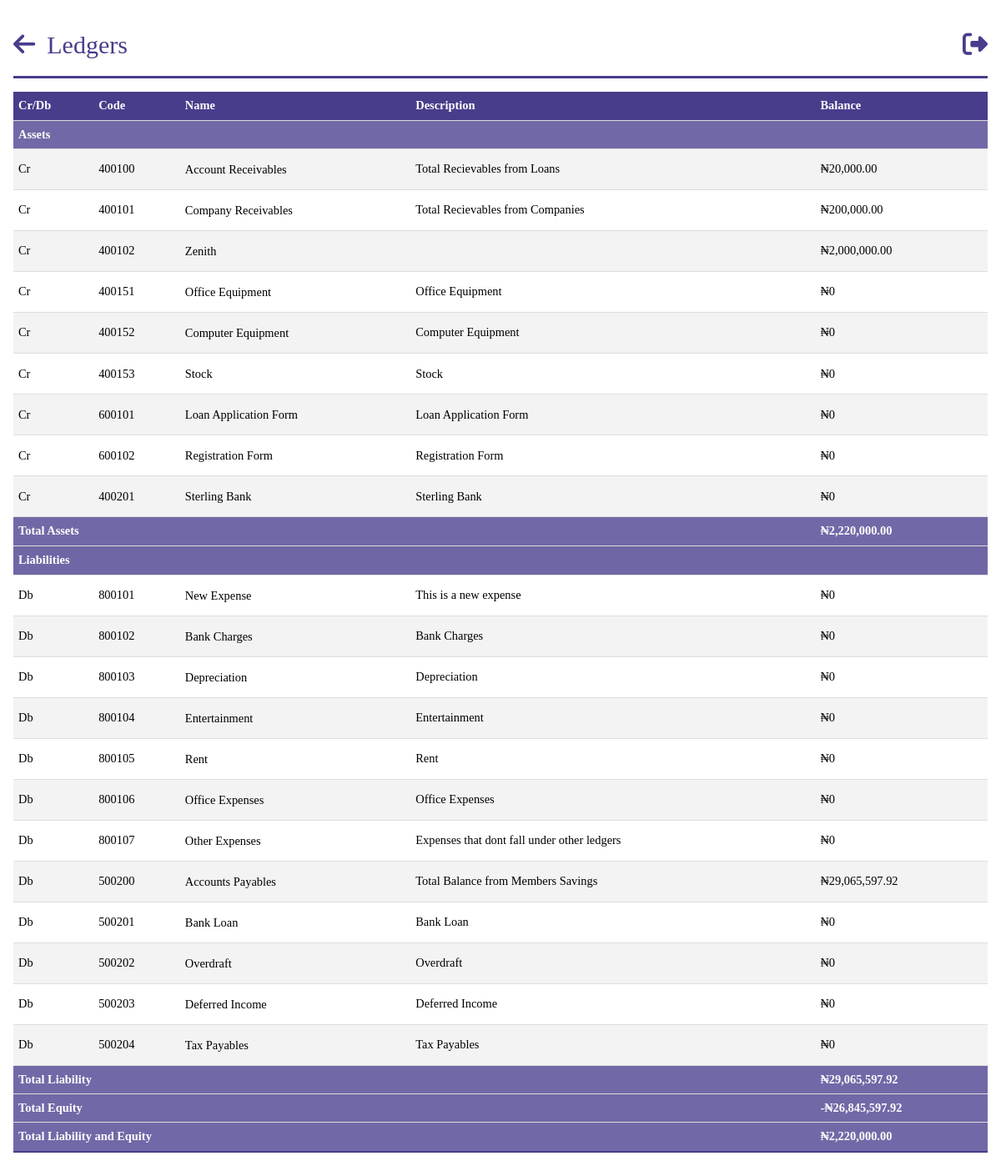
Screenshot of /ledger_report (signed in) with the database file from the repository.
### models.py (models this page shows, shortened)
class Bank(db.Model):
    __tablename__ = 'banks'
    id = db.Column(db.Integer, primary_key=True)
    name = db.Column(db.String, nullable=False,unique=True)
    balance_bfd = db.Column(db.Float, default=0.0)
    new_balance = db.Column(db.Float, default=0.0)
    payments = db.relationship('BankPayment', backref='bank')

class Asset(db.Model):
    __tablename__ = 'assets'
    id = db.Column(db.Integer, primary_key=True)
    name = db.Column(db.String)
    balance_bfd = db.Column(db.Float, default=0.0)
    description = db.Column(db.String, nullable=True)
    balance = db.Column(db.Float,default=0.0)
    payments = db.relationship('AssetPayment', backref='asset')

class Income(db.Model):
    __tablename__ = 'incomes'
    id = db.Column(db.Integer, primary_key=True)
    name = db.Column(db.String)
    description = db.Column(db.String, nullable=True)
    balance_bfd = db.Column(db.Float, default=0.0)
    balance = db.Column(db.Float,default=0.0)
    payments = db.relationship('IncomePayment', backref='income')

class Investment(db.Model):
    __tablename__ = 'investments'
    id = db.Column(db.Integer, primary_key=True)
    name = db.Column(db.String)
    description = db.Column(db.String, nullable=True)
    balance = balance = db.Column(db.Float,default=0.0)
    balance_bfd = db.Column(db.Float, default=0.0)
    payments = db.relationship('InvestmentPayment', backref='investment')

class Expense(db.Model):
    __tablename__ = 'expenses'
    id = db.Column(db.Integer, primary_key=True)
    name = db.Column(db.String)
    description = db.Column(db.String, nullable=True)
    balance_bfd = db.Column(db.Float, default=0.0)
    balance = balance = db.Column(db.Float,default=0.0)
    payments = db.relationship('ExpensePayment', backref='expense')

class Liability(db.Model):
    __tablename__ = 'liabilities'
    id = db.Column(db.Integer, primary_key=True)
    name = db.Column(db.String)
    description = db.Column(db.String, nullable=True)
    balance = balance = db.Column(db.Float,default=0.0)
    balance_bfd = db.Column(db.Float, default=0.0)
    payments = db.relationship('LiabilityPayment', backref='liability')

### app.py (the view)
@app.route('/ledger_report')
@login_required
@role_required(['Admin','Secretary','Sub-Admin'])
def ledger_report():
    companies = Company.query.all()
    banks = Bank.query.all()
    persons = Person.query.all()
    assets = Asset.query.all()
    liabilities = Liability.query.all()
    incomes = Income.query.all()
    expenses = Expense.query.all()
    investments = Investment.query.all()
    total_company_receivable =sum(company.amount_accumulated for company in companies)
    total_cash_and_equivalents = total_company_receivable + sum(bank.new_balance for bank in banks)
    total_accounts_receivable = sum(person.loan_balance for person in persons)
    total_investments= sum(investment.balance for investment in investments if investment.balance)
    total_incomes = sum(income.balance for income in incomes if income.balance)
    total_expenses = sum(expense.balance for expense in expenses if expense.balance )
    total_assets = total_cash_and_equivalents + total_accounts_receivable + sum(asset.balance for asset in assets if asset.balance) + total_incomes + total_investments
    total_accounts_payable = sum(person.total_balance for person in persons)
    total_liabilities = total_accounts_payable + sum(liability.balance for liability in liabilities if liability.balance) + total_expenses
    total_equity = total_assets - total_liabilities
    total_liabilities_and_equity = total_liabilities + total_equity
    return render_template('query/ledger_report.html', assets=assets, total_expenses=total_expenses, expenses = expenses,incomes=incomes,
                           banks=banks, total_cash_and_equivalents=total_cash_and_equivalents,company =total_company_receivable,
                           total_accounts_receivable=total_accounts_receivable, total_incomes=total_incomes,
                           total_assets=total_assets, investments=investments,liabilities=liabilities,
                           total_accounts_payable=total_accounts_payable, total_liabilities=total_liabilities,
                           total_equity=total_equity, total_liabilities_and_equity=total_liabilities_and_equity)

### app.py (called while the page is built)
@login_manager.user_loader
def load_user(person_id):
    return Person.query.get(person_id)

def role_required(roles_required):
    def decorator(view_func):
        @wraps(view_func)
        def wrapper(*args, **kwargs):
            if not current_user.is_authenticated:
                flash("You must be logged in to access this page.", "danger")
                return redirect(url_for("login"))
            user_role = current_user.role
            if user_role.name not in roles_required:
                flash("You don't have the required role to access this page.", "danger")
                return redirect(url_for("dashboard"))  # Change this to your desired redirect
            return view_func(*args, **kwargs)
        return wrapper
    return decorator

@app.template_filter('currency')
@login_required
def currency(value):
    modified_value = format_currency(value)  # Modify the value as needed
    return modified_value

### filters.py (called while the page is built)
def format_currency(value, currency_symbol='₦', decimal_separator='.', thousands_separator=','):
    if value:
        if value < 0:
            formatted_value = f'-{currency_symbol}{abs(value):,.2f}'
        else:
            formatted_value = f'{currency_symbol}{value:,.2f}'
        formatted_value = formatted_value.replace('.', decimal_separator).replace(',', thousands_separator)
    else:
        formatted_value = f'{currency_symbol}0'
    return formatted_value

### templates/query/ledger_report.html (shortened to what this page needs)
{%extends 'base.html' %}
{% block header%}
Ledgers
{% endblock  %}
{%block content%}
<body id="person">
    <table class="tab-content">
        <tbody>
            <tr>
                <th>Cr/Db</th>
                <th>Code</th>
                <th>Name</th>
                <th>Description</th>
                <th>Balance</th>
            </tr>
            <tr>
                <th colspan="5" class="total">Assets</th>
            </tr>
            <tr>
                <td>Cr</td>
                <td>400100  </td>
                <td><a href="{{url_for('get_loan')}}">Account Receivables</a></td>
                <td>Total Recievables from Loans</td>
                <td>{{ total_accounts_receivable| currency }}</td>
            </tr>
            <tr>
                <td>Cr</td>
                <td>400101  </td>
                <td><a href="{{url_for('get_loan')}}">Company Receivables</a></td>
                <td>Total Recievables from Companies</td>
                <td>{{ company| currency }}</td>
            </tr>
            {% for bank in banks %}
            <tr>
                <td>Cr</td>
                <td>{{ 400101+bank.id }}</td>
                <td><a href="">{{ bank.name }}</a></td>
                <td>{{ bank.description}}</td>
                <td>{{ bank.new_balance | currency }}</td>
            </tr>
            {% endfor %}
            {% for asset in assets %}
                <tr>
                    <td>Cr</td>
                    <td>{{ 400150+asset.id }}</td>
                    <td>
                        <a href="">{{ asset.name}}</a>
                    </td>
                    <td>{{ asset.description}}</td>
                    <td>{{ asset.balance | currency }}</td>
                </tr>
            {% endfor %}
            {% for income in incomes %}
            <tr>
                <td>Cr</td>
                <td>{{ 600100+income.id }}</td>
                <td><a href="">{{ income.name }}</a></td>
                <td>{{ income.description }}</td>
                <td>{{ income.balance | currency }}</td>
            </tr>
            {% endfor %}
            {% for investment in investments %}
            <tr>
                <td>Cr</td>
                <td>{{ 400200+investment.id }}</td>
                <td><a href="">{{ investment.name }}</a></td>
                <td>{{ investment.description}}</td>
                <td>{{ investment.balance | currency }}</td>
            </tr>
            {% endfor %}
            <tr>
                <th colspan="4" class="total">Total Assets</th>
                <th colspan="1" class="total">{{total_assets | currency}}</th>
            </tr>
            <tr>
                <th colspan="5" class="total">Liabilities</th>
            </tr>
            {% for expense in expenses %}
            <tr>
                <td>Db</td>
                <td>{{ 800100+expense.id }}</td>
                <td><a href="">{{ expense.name }}</a></td>
                <td>{{ expense.description }}</td>
                <td>{{ expense.balance | currency }}</td>
            </tr>
            {% endfor %}
            <tr>
                <td>Db</td>
                <td>500200 </td>
                <td><a href="{{url_for('get_payments')}}">Accounts Payables</a></td>
                <td>Total Balance from Members Savings</td>
                <td>{{ total_accounts_payable | currency }}</td>
            </tr>
            {% for liability in liabilities %}
            <tr>
                <td>Db</td>
                <td>{{ 500200 + liability.id }}</td>
                <td><a href="">{{ liability.name }}</a></td>
                <td>{{ liability.description}}</td>
                <td>{{ liability.balance | currency }}</td>
            </tr>
            {% endfor %}
            <tr>
                <th colspan="4" class="total">Total Liability</th>
                <th colspan="1" class="total">{{total_liabilities | currency}}</th>
            </tr>
            <tr>
                <th colspan="4" class="total">Total Equity</th>
                <th colspan="1" class="total">{{total_equity | currency}}</th>
            </tr>
            <tr>
                <th colspan="4" class="total">Total Liability and Equity</th>
                <th colspan="1" class="total">{{total_liabilities_and_equity | currency}}</th>
            </tr>
        </tbody>
    </table>
{%endblock%}

### templates/base.html (shortened to what this page needs)
<!DOCTYPE html>
<html lang="en">
<head>
    <link rel="stylesheet" href="https://cdnjs.cloudflare.com/ajax/libs/font-awesome/6.4.0/css/all.min.css"/>
    <link rel="stylesheet" href="\static\css\style.css">
</head>
<body class='index'>
    <header class="dashboard">
        <section id="nav">
            {%block anchor%}<a href="{{url_for('dashboard')}}" id='arrow'><i class="fa-solid fa-arrow-left"></i></a>{%endblock%}
            <a id="head">{% block header%}{% endblock  %}</a>
            <a href="#" class="tail"><i class="fa-sharp fa-solid fa-right-from-bracket"></i></a>
        </section>
    </header>
    {%block content%} {%endblock%}
</body>
</html>

### static/css/style.css (style rules this page uses)
* { margin: 0; padding: 0; box-sizing: border-box; font-family:'Times New Roman', Times, serif; }
.index { background-color: #ffffff; margin: 0 auto; max-width: 80em; line-height: 1.5; padding: 1em 1em; }
.index a { color: #fff; line-height: 2.5; text-decoration: none; }
.index #nav { border-bottom: #483d8b solid; margin-bottom: 1em; }
.index #nav a { font-size: 10px; }
.index #nav .tail { float: right; }
.index #nav a { font-size: 30px; color: #483d8b; }
.index #nav .tail i { color: #483d8b; }
.index #nav #arrow i { color: #483d8b; margin-right: 10px; }
#person * { color: #000; max-width: 90em; margin: 0 auto; }
#person .tab-content { width: 100%; border-collapse: collapse; font-size: 0.9em; min-width: 400px; }
#person .tab-content tr th { background-color: #483d8b; color: #fff; text-align: left; font-weight: bold; }
#person th, #person td { padding: 6px; text-align: left; border-bottom: 1px solid #ddd; }
#person .tab-content tbody tr:nth-of-type(odd) { background-color: #f3f3f3; }
#person .tab-content tbody tr:last-of-type { border-bottom: 2px solid #483d8b; }
#person .tab-content tr a { text-decoration: none; }
#person .tab-content .total { background: #524894d0; }

### rows the page displays
Bank: id "400102", name "Zenith", new_balance "₦2,000,000.00"
Asset: id "400151", name "Office Equipment", description "Office Equipment", balance "₦0"
Asset: id "400152", name "Computer Equipment", description "Computer Equipment", balance "₦0"
Asset: id "400153", name "Stock", description "Stock", balance "₦0"
Income: 600100+income.id "600101", name "Loan Application Form", description "Loan Application Form", balance "₦0"
Income: 600100+income.id "600102", name "Registration Form", description "Registration Form", balance "₦0"
Investment: 400200+investment.id "400201", name "Sterling Bank", description "Sterling Bank", balance "₦0"
Expense: 800100+expense.id "800101", name "New Expense", description "This is a new expense", balance "₦0"
Expense: 800100+expense.id "800102", name "Bank Charges", description "Bank Charges", balance "₦0"
Expense: 800100+expense.id "800103", name "Depreciation", description "Depreciation", balance "₦0"
Expense: 800100+expense.id "800104", name "Entertainment", description "Entertainment", balance "₦0"
Expense: 800100+expense.id "800105", name "Rent", description "Rent", balance "₦0"
Expense: 800100+expense.id "800106", name "Office Expenses", description "Office Expenses", balance "₦0"
Expense: 800100+expense.id "800107", name "Other Expenses", description "Expenses that dont fall under other ledgers", balance "₦0"
Liability: 500200+liability.id "500201", name "Bank Loan", description "Bank Loan", balance "₦0"
Liability: 500200+liability.id "500202", name "Overdraft", description "Overdraft", balance "₦0"
Liability: 500200+liability.id "500203", name "Deferred Income", description "Deferred Income", balance "₦0"
Liability: 500200+liability.id "500204", name "Tax Payables", description "Tax Payables", balance "₦0"

### other values shown
{{ total_accounts_receivable| currency }} "₦20,000.00"
{{ company| currency }} "₦200,000.00"
{{ total_assets | currency }} "₦2,220,000.00"
{{ total_accounts_payable | currency }} "₦29,065,597.92"
{{ total_liabilities | currency }} "₦29,065,597.92"
{{ total_equity | currency }} "-₦26,845,597.92"
{{ total_liabilities_and_equity | currency }} "₦2,220,000.00"
